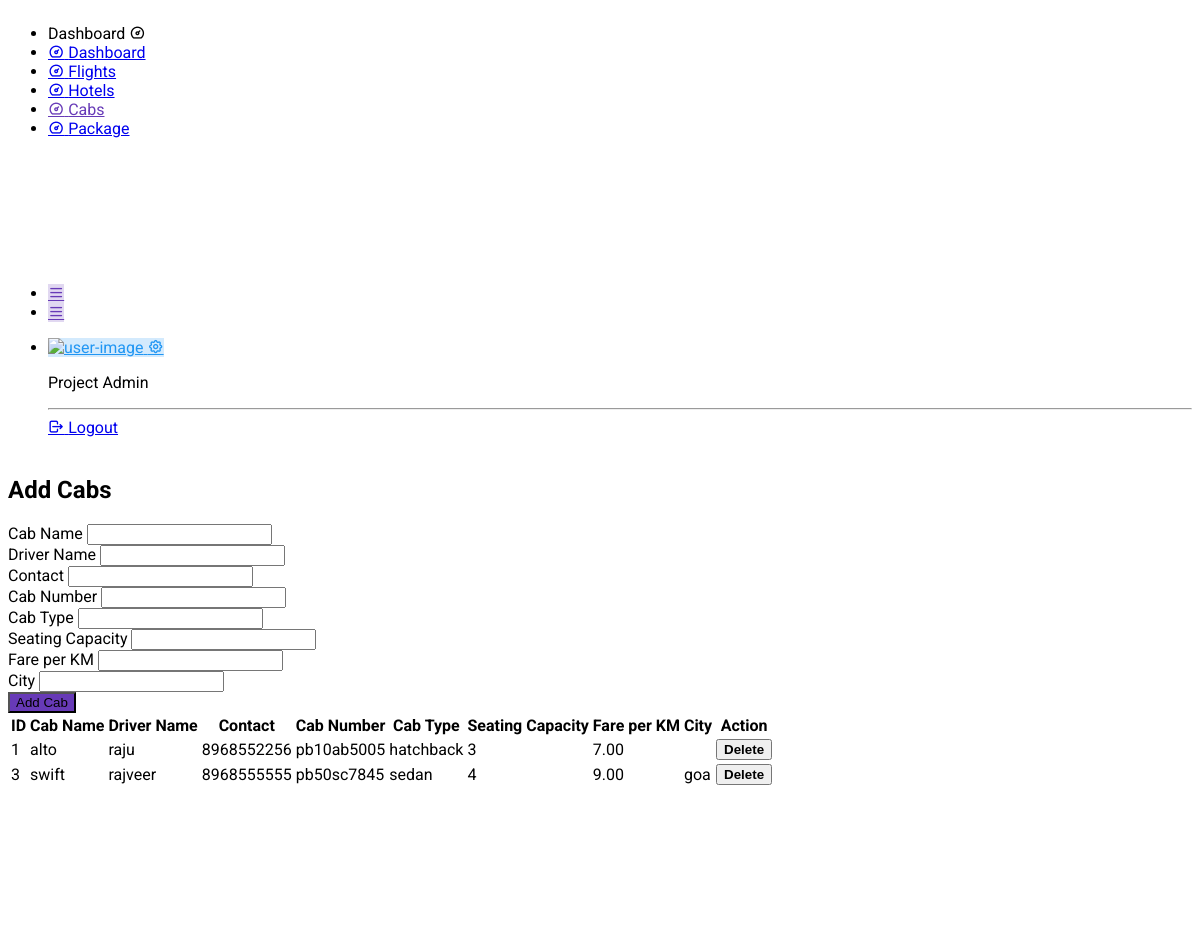
The app's page /admin/Cabs.php (signed in) with its own data.
### tables this page shows
CREATE TABLE IF NOT EXISTS `cabs` (
  `id` int NOT NULL AUTO_INCREMENT,
  `cab_name` varchar(255) NOT NULL,
  `driver_name` varchar(255) NOT NULL,
  `contact` varchar(15) NOT NULL,
  `cab_number` varchar(20) NOT NULL,
  `cab_type` varchar(50) NOT NULL,
  `seating_capacity` int NOT NULL,
  `fare_per_km` decimal(10,2) NOT NULL,
  `city` varchar(255) NOT NULL,
  PRIMARY KEY (`id`)
);

### admin/Cabs.php (the view, shortened to what this page needs)
<?php
include "./../config.php";
?>
<!doctype html>
<html lang="en">
<head>
    <link rel="stylesheet" href="./assets/fonts/phosphor/duotone/style.css" />
    <link rel="stylesheet" href="./assets/fonts/tabler-icons.min.css" />
    <link rel="stylesheet" href="./assets/fonts/feather.css" />
    <link rel="stylesheet" href="./assets/fonts/fontawesome.css" />
    <link rel="stylesheet" href="./assets/fonts/material.css" />
    <link rel="stylesheet" href="./assets/css/style.css" id="main-style-link" />
    <link rel="stylesheet" href="./assets/css/style-preset.css" />
</head>
<body>
    <?php
    include('Navbar.php');
    ?>
    <div class="pc-container">
        <div class="pc-content">
            <div class="row">
                <div class="col-xl-4 col-md-6">
                    <div class="card shadow">
                        <div class="card-body">
                            <h2 class="mb-4">Add Cabs</h2>
                            <form method="POST">
                                <div class="row">
                                    <div class="col-md-6 mb-3">
                                        <label class="form-label">Cab Name</label>
                                        <input type="text" name="cab_name" class="form-control" required>
                                    </div>
                                    <div class="col-md-6 mb-3">
                                        <label class="form-label">Driver Name</label>
                                        <input type="text" name="driver_name" class="form-control" required>
                                    </div>
                                    <div class="col-md-6 mb-3">
                                        <label class="form-label">Contact</label>
                                        <input type="text" name="contact" class="form-control" required>
                                    </div>
                                    <div class="col-md-6 mb-3">
                                        <label class="form-label">Cab Number</label>
                                        <input type="text" name="cab_number" class="form-control" required>
                                    </div>
                                    <div class="col-md-6 mb-3">
                                        <label class="form-label">Cab Type</label>
                                        <input type="text" name="cab_type" class="form-control" required>
                                    </div>
                                    <div class="col-md-6 mb-3">
                                        <label class="form-label">Seating Capacity</label>
                                        <input type="number" name="seating_capacity" class="form-control" required>
                                    </div>
                                    <div class="col-md-6 mb-3">
                                        <label class="form-label">Fare per KM</label>
                                        <input type="number" name="fare_per_km" class="form-control" step="0.01"
                                            required>
                                    </div>
                                    <div class="col-md-6 mb-3">
                                        <label class="form-label" for="city">City</label>
                                        <input type="text" name="city" class="form-control" required>
                                    </div>
                                </div>
                                <button type="submit" name="add_cabs" class="btn btn-primary">Add Cab</button>
                            </form>
                        </div>
                    </div>
                </div>
                <div class="col-xl-8 col-md-6">
                    <table class="table table-bordered table-striped">
                        <thead class="table-dark">
                            <tr>
                                <th>ID</th>
                                <th>Cab Name</th>
                                <th>Driver Name</th>
                                <th>Contact</th>
                                <th>Cab Number</th>
                                <th>Cab Type</th>
                                <th>Seating Capacity</th>
                                <th>Fare per KM</th>
                                <th>City</th>
                                <th>Action</th>
                            </tr>
                        </thead>
                        <tbody>
                            <?php
                            $sql = "SELECT * FROM cabs";
                            $result = $db->query($sql);
                            if ($result->num_rows > 0) {
                                while ($row = $result->fetch_assoc()) {
                                    echo "<tr>
                                <td>{$row['id']}</td>
                                <td>{$row['cab_name']}</td>
                                <td>{$row['driver_name']}</td>
                                <td>{$row['contact']}</td>
                                <td>{$row['cab_number']}</td>
                                <td>{$row['cab_type']}</td>
                                <td>{$row['seating_capacity']}</td>
                                <td>{$row['fare_per_km']}</td>
                                <td>{$row['city']}</td>
                                <td>
                                    <form method='POST' action='' onsubmit='return confirm(\"Are you sure you want to delete this cab?\");'>
                                        <input type='hidden' name='id' value='{$row['id']}'>
                                        <button type='submit' class='btn btn-danger btn-sm'>Delete</button>
                                    </form>
                                </td>
                              </tr>";
                                }
                            } else {
                                echo "<tr><td colspan='9' class='text-center'>No cabs found</td></tr>";
                            }
                            ?>
                        </tbody>
                    </table>
                </div>
            </div>
        </div>
    </div>
</body>
</html>

### admin/Navbar.php (shortened to what this page needs)
<nav class="pc-sidebar">
    <div class="navbar-wrapper">
        <div class="navbar-content">
            <ul class="pc-navbar">
                <li class="pc-item pc-caption">
                    <label>Dashboard</label>
                    <i class="ti ti-dashboard"></i>
                </li>
                <?php
                $a = ["Dashboard", "Flights", "Hotels", "Cabs", "Package"];
                for ($i = 0; $i < sizeof($a); $i++) {
                    ?>
                    <li class="pc-item">
                        <a href="<?php echo $a[$i]; ?>.php" class="pc-link">
                            <span class="pc-micon">
                                <i class="ti ti-dashboard"></i>
                            </span>
                            <span class="pc-mtext"><?php echo $a[$i]; ?></span>
                        </a>
                    </li>
                    <?php
                }
                ?>
            </ul>
        </div>
    </div>
</nav>
<header class="pc-header">
    <div class="header-wrapper">
        <div class="me-auto pc-mob-drp">
            <ul class="list-unstyled">
                <li class="pc-h-item header-mobile-collapse">
                    <a href="#" class="pc-head-link head-link-secondary ms-0" id="sidebar-hide">
                        <i class="ti ti-menu-2"></i>
                    </a>
                </li>
                <li class="pc-h-item pc-sidebar-popup">
                    <a href="#" class="pc-head-link head-link-secondary ms-0" id="mobile-collapse">
                        <i class="ti ti-menu-2"></i>
                    </a>
                </li>
            </ul>
        </div>
        <div class="ms-auto">
            <ul class="list-unstyled">
                <li class="dropdown pc-h-item header-user-profile">
                    <a class="pc-head-link head-link-primary dropdown-toggle arrow-none me-0" data-bs-toggle="dropdown"
                        href="#" role="button" aria-haspopup="false" aria-expanded="false">
                        <img src="https://cdn.pixabay.com/photo/2015/10/05/22/37/blank-profile-picture-973460_960_720.png" alt="user-image" class="user-avtar" />
                        <span>
                            <i class="ti ti-settings"></i>
                        </span>
                    </a>
                    <div class="dropdown-menu dropdown-user-profile dropdown-menu-end pc-h-dropdown">
                        <div class="dropdown-header">
                            <p class="text-muted">Project Admin</p>
                            <hr />
                            <div class="profile-notification-scroll position-relative"
                                style="max-height: calc(100vh - 280px)">
                                <a href="../pages/login-v1.html" class="dropdown-item">
                                    <i class="ti ti-logout"></i>
                                    <span>Logout</span>
                                </a>
                            </div>
                        </div>
                    </div>
                </li>
            </ul>
        </div>
    </div>
</header>

### css/style.css (style rules this page uses)
.btn { font-weight: 600; transition: .5s; }
.btn.btn-primary { background: var(--bs-secondary) !important; color: var(--bs-white) !important; font-family: 'Poppins', sans-serif; font-weight: 400; transition: 0.5s; }

### records on screen
cabs: id "1", cab_name "alto", driver_name "raju", contact "8968552256", cab_number "pb10ab5005", cab_type "hatchback", seating_capacity "3", fare_per_km "7.00"
cabs: id "3", cab_name "swift", driver_name "rajveer", contact "8968555555", cab_number "pb50sc7845", cab_type "sedan", seating_capacity "4", fare_per_km "9.00", city "goa"

### other values on screen
$a[$i] "Dashboard"
$a[$i] "Flights"
$a[$i] "Hotels"
$a[$i] "Cabs"
$a[$i] "Package"
